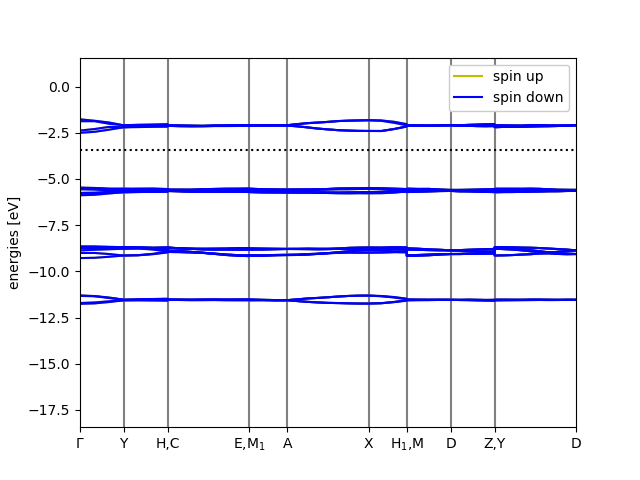
#> input picture tests/1element/gpaw_fit_v3/results_v3/gpaw_fit_v3_F/bs_gpaw.png, 640 x 480 px; the run also reads 1 picture not shown here
$ python compare.py
#> lines starting #> are read from the running program, lines starting #| are printed output that depends on the picture; after the words box and inside, x2 and y2 are one past the last pixel; in counts of white or black regions, pixels touching at a corner belong together
#!/usr/bin/python3

from PIL import Image, ImageOps, ImageDraw, ImageFilter
import numpy as np
from matplotlib import pylab as plt

im1 = Image.open('bs_gpaw.png')
#> im1 is the input picture: PIL image 640x480 RGBA; mean R, G, B, A 240.8, 240.8, 248.5, 255

im2 = np.array(Image.open('bs_dftb.png'))
im2_swap = im2.copy()
im2_swap[:,:,1] = im2_swap[:,:,2] # blue -> green
im2_swap[:,:,2] = im2_swap[:,:,0] # red -> blue
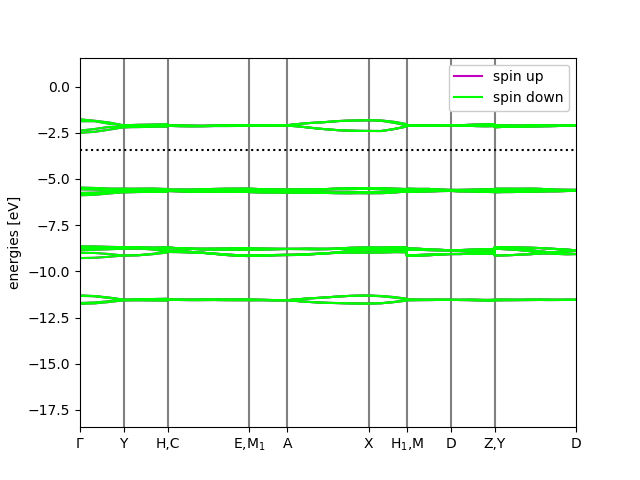
#> im2_swap: shape (480, 640, 4); mean R, G, B, A 240.8, 248.5, 240.8, 255
im2_swap[:,:,0] = im2[:,:,1] # green -> red

Image.fromarray(im2_swap).save('bs_dftb_red.png')

im2v = Image.open('bs_dftb_red.png')
mask = Image.open('bs_gpaw.png').convert('1')
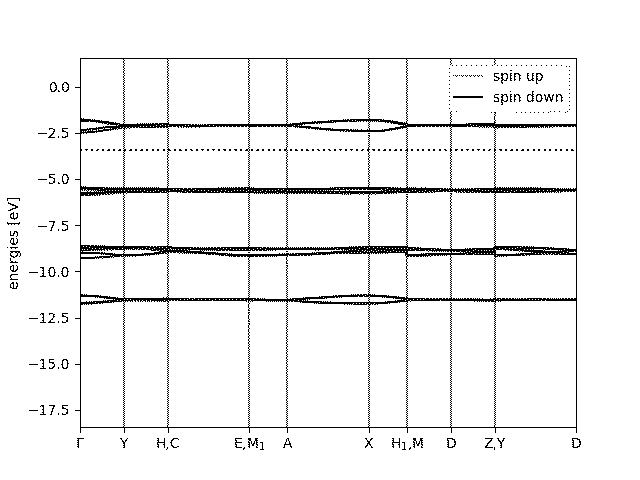
#> mask: PIL image 640x480 1; 94.8% white; black in thin lines or dots, all inside (x1, y1, x2, y2) = (7, 58, 581, 450)

im1.paste(im2v,(0,0),mask)
im1.save('comparing.png')
